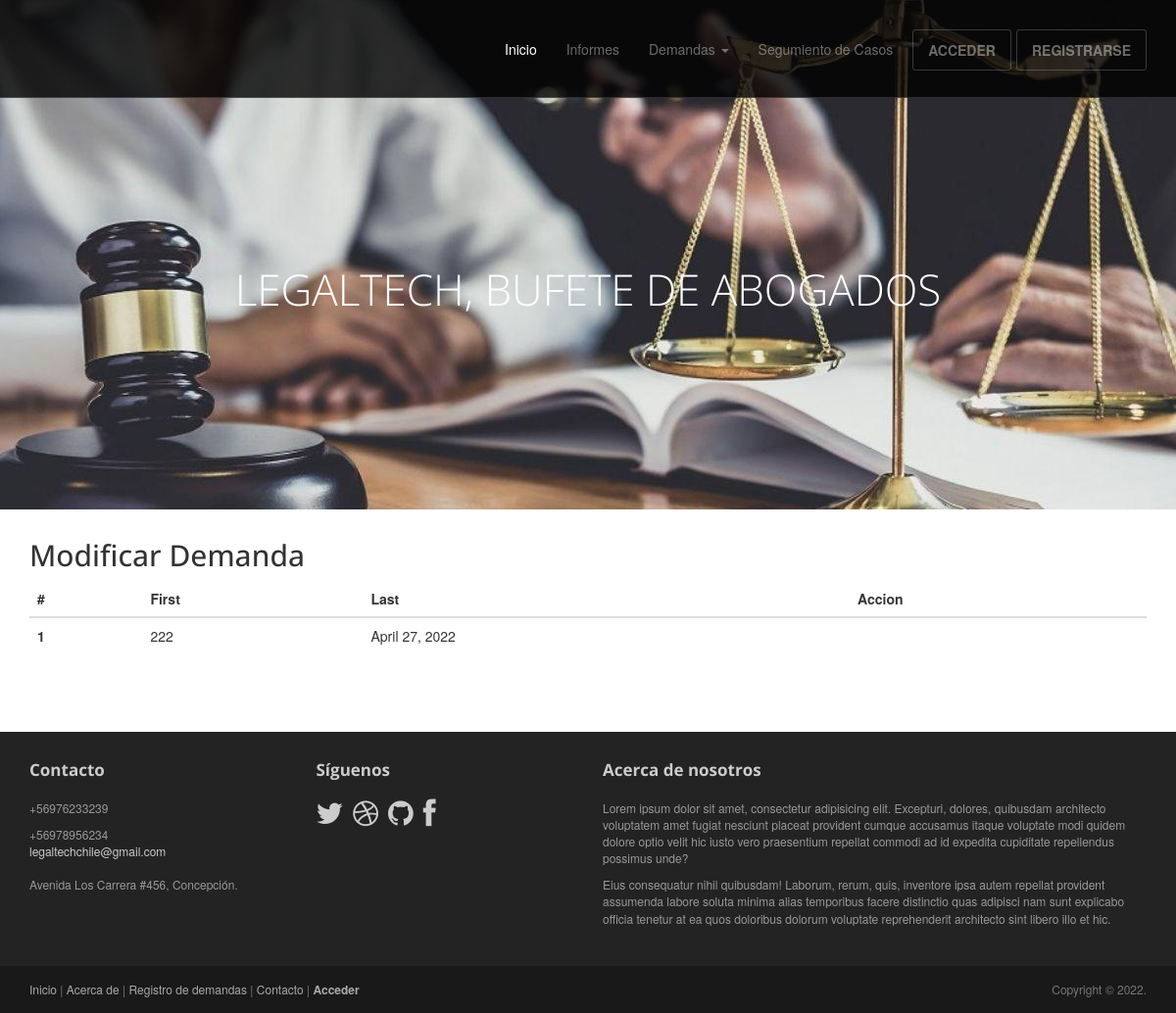
Page /crud/ on the earlier database version.
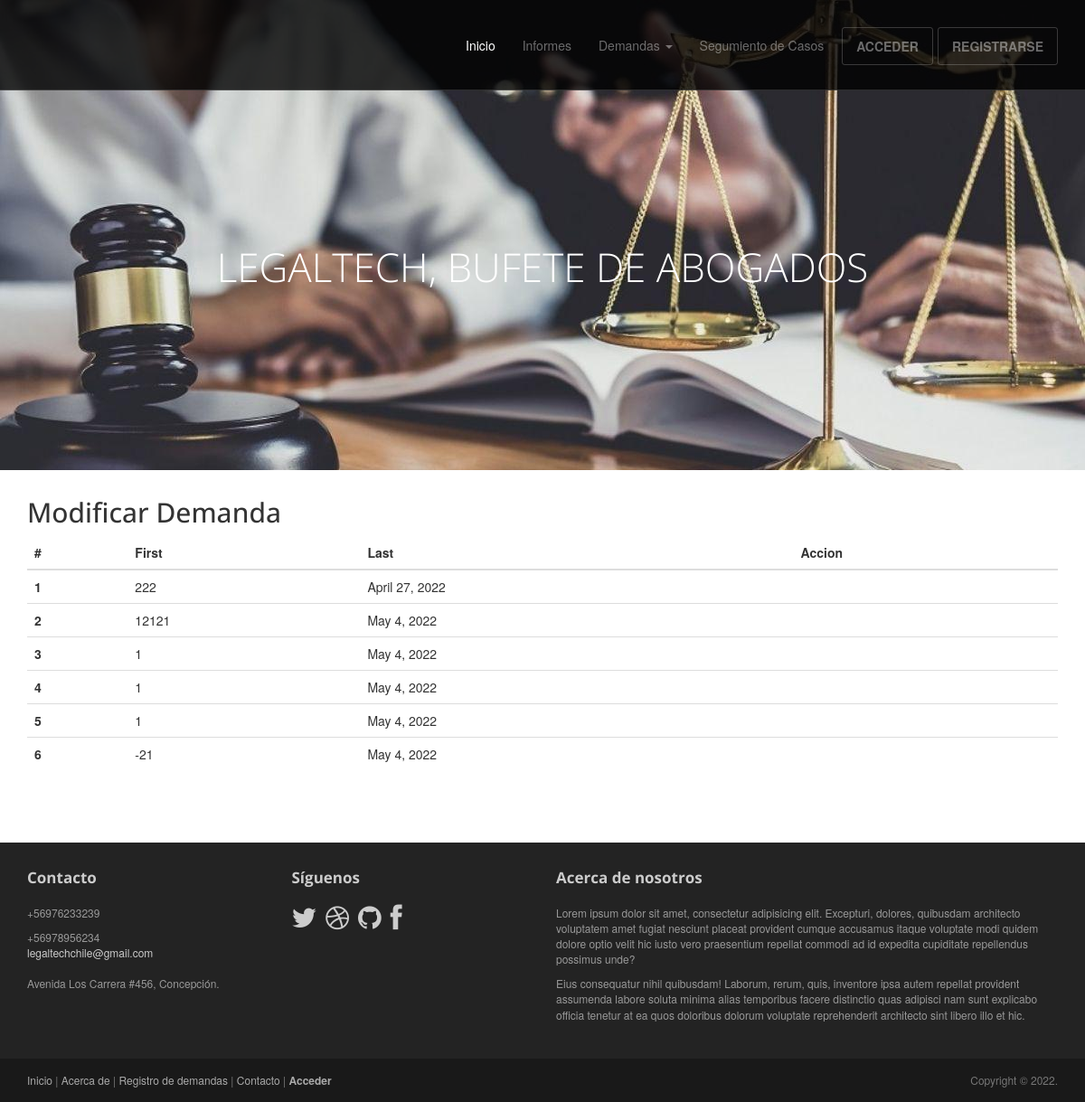
Same page on the later database version.
### applegal/models.py (models this page shows, shortened)
class Demanda(models.Model):
    id_demanda = models.IntegerField()
    author = models.ForeignKey(settings.AUTH_USER_MODEL, on_delete=models.CASCADE)
    fecha = models.DateField(default=timezone.now)
    hora = models.TimeField(default=timezone.now)
    detalle = models.TextField()
    tipodemanda = models.ForeignKey(Tipodemanda, on_delete=models.CASCADE,blank=True,null=True)
    rut1 = models.IntegerField(null=True,blank=True)
    dv1 = models.CharField(max_length=2,null=True,blank=True,default='')
    nombre1 = models.CharField(max_length=25,null=True,blank=True,default='')
    apellido1 = models.CharField(max_length=25,null=True,blank=True,default='')
    telefono1 = models.IntegerField(null=True,blank=True)
    comuna1 = models.ForeignKey(Comuna,related_name='comuna1',on_delete=models.CASCADE,null=True,blank=True)
    rut2 = models.IntegerField(null=True,blank=True)
    dv2 = models.CharField(max_length=2,null=True,blank=True,default='')
    nombre2 = models.CharField(max_length=30,null=True,blank=True,default='')
    apellido2 = models.CharField(max_length=25,null=True,blank=True,default='')
    telefono2 = models.IntegerField(null=True,blank=True)
    comuna2 = models.ForeignKey(Comuna,related_name='comuna2',on_delete=models.CASCADE,null=True,blank=True)

### applegal/views.py (the view)
# urls.py: path('crud/',views.crud, name='crud'),
def crud(request):
    demanda = Demanda.objects.all()
    contexto={
        'demanda':demanda,
    }
    return render(request,'applegal/crud.html',contexto)

### applegal/templates/applegal/crud.html
{% extends 'applegal/base.html' %}
{% block content %}
<header id="head">
    <div class="container">
        <div class="row">
            <h1 class="lead">LEGALTECH, BUFETE DE ABOGADOS</h1>
        </div>
    </div>
</header>
<div class="container">
	<h2>Modificar Demanda</h2>
	<table class="table table-dark">
		<thead>
		  <tr>
			<th scope="col">#</th>
			<th scope="col">First</th>
			<th scope="col">Last</th>
			<th scope="col">Accion</th>
		  </tr>
		</thead>
		<tbody>
			{% for d in demanda %}
		  <tr>
			<th scope="row">{{d.id}}</th>
			<td>{{d.id_demanda}}</td>
			<td>{{d.fecha}}</td>
			<td>
		  </tr>
		  {% endfor %}
		</tbody>
	  </table>
</div>
{% endblock %}

### applegal/templates/applegal/base.html (shortened to what this page needs)
<!DOCTYPE html>
{% load static %}
<html lang="en">
<head>
	<link rel="stylesheet" href="{% static 'assets/css/bootstrap.min.css' %}">
	<link rel="stylesheet" href="{% static 'assets/css/font-awesome.min.css' %}">
	<link rel="stylesheet" href="{% static 'assets/css/bootstrap-theme.css' %}" media="screen" >
	<link rel="stylesheet" href="{% static 'assets/css/main.css' %}">
    <link rel="stylesheet" href="{% static 'assets/css/Demandas.css' %}">
</head>
<body class="home">
	<div class="navbar navbar-inverse navbar-fixed-top headroom" >
		<div class="container">
			<div class="navbar-collapse collapse">
				<ul class="nav navbar-nav pull-right">
					<li class="active"><a href="{% url 'index' %}">Inicio</a></li>
					<li><a href="{% url 'about' %}">Informes</a></li>
					<li class="dropdown">
						<a  class="dropdown-toggle" data-toggle="dropdown">Demandas <b class="caret"></b></a>
					</li>
					<li><a href="{% url 'contact' %}">Segumiento de Casos</a></li>
                    {% if user.is_authenticated %}
					<li><a class="btn" >Bienvenido {{request.user}}!</a></li>
					<li><a class="btn" href="{% url 'logout' %}">Salir</a></li>
					{% else %}
					<li><a class="btn" href="{% url 'login' %}">ACCEDER</a></li>
                    <li><a class="btn" href="{% url 'register' %}">REGISTRARSE</a></li>
                    {% endif %}
				</ul>
			</div>
		</div>
	</div>
{% block content %}
{% endblock content %}
	<footer id="footer" class="top-space">
		<div class="footer1">
			<div class="container">
				<div class="row">
					<div class="col-md-3 widget">
						<h3 class="widget-title">Contacto</h3>
						<div class="widget-body">
							<p>+56976233239
						    <p>+56978956234
								<br>
							<a href="mailto:#">legaltechchile@gmail.com</a><br>
								<br>
								Avenida Los Carrera #456, Concepción.
							</p>
						</div>
					</div>
					<div class="col-md-3 widget">
						<h3 class="widget-title">Síguenos</h3>
						<div class="widget-body">
							<p class="follow-me-icons">
								<a href=""><i class="fa fa-twitter fa-2"></i></a>
								<a href=""><i class="fa fa-dribbble fa-2"></i></a>
								<a href=""><i class="fa fa-github fa-2"></i></a>
								<a href=""><i class="fa fa-facebook fa-2"></i></a>
							</p>
						</div>
					</div>
					<div class="col-md-6 widget">
						<h3 class="widget-title">Acerca de nosotros</h3>
						<div class="widget-body">
							<p>Lorem ipsum dolor sit amet, consectetur adipisicing elit. Excepturi, dolores, quibusdam architecto voluptatem amet fugiat nesciunt placeat provident cumque accusamus itaque voluptate modi quidem dolore optio velit hic iusto vero praesentium repellat commodi ad id expedita cupiditate repellendus possimus unde?</p>
							<p>Eius consequatur nihil quibusdam! Laborum, rerum, quis, inventore ipsa autem repellat provident assumenda labore soluta minima alias temporibus facere distinctio quas adipisci nam sunt explicabo officia tenetur at ea quos doloribus dolorum voluptate reprehenderit architecto sint libero illo et hic.</p>
						</div>
					</div>
				</div>
			</div>
		</div>
		<div class="footer2">
			<div class="container">
				<div class="row">
					<div class="col-md-6 widget">
						<div class="widget-body">
							<p class="simplenav">
								<a href="#">Inicio</a> |
								<a href="about.html">Acerca de</a> |
								<a href="sidebar-right.html">Registro de demandas</a> |
								<a href="contact.html">Contacto</a> |
								<b><a href="signup.html">Acceder</a></b>
							</p>
						</div>
					</div>
					<div class="col-md-6 widget">
						<div class="widget-body">
							<p class="text-right">
								Copyright &copy; 2022.
							</p>
						</div>
					</div>
				</div>
			</div>
		</div>
	</footer>
</body>
</html>

### applegal/static/assets/css/main.css (style rules this page uses)
#head { background:#181015 url( ../images/bg_header.jpg) no-repeat; background-size: cover; min-height:520px; text-align: center; padding-top:240px; color:white; font-family:"Open sans", Helvetica, Arial; font-weight:300; }
#head .lead { font-family:"Open sans", Helvetica, Arial; font-size:44px; margin-bottom:6px; color:white; line-height:1.15em; }
.headroom { -webkit-transition: all 0.4s ease-out; -moz-transition: all 0.4s ease-out; -o-transition: all 0.4s ease-out; transition: all 0.4s ease-out; }
h1, h2, h3, h4, h5, h6 { font-family:"Open sans", Helvetica, Arial; }
h1, .h1, h2, .h2, h3, .h3 { margin-top:30px; }
.top-space { margin-top: 60px; }
.footer1 { background: #232323; padding: 30px 0 0 0; font-size: 12px; color: #999; }
.footer1 a { color: #ccc; }
.footer1 .widget { margin-bottom:30px; }
.footer1 .widget-title { font-size: 17px; font-weight: bold; color: #ccc; margin: 0 0 20px; }
.follow-me-icons { font-size:30px; }
.follow-me-icons i { float:left; margin:0 10px 0 0; }
.footer2 { background: #191919; padding: 15px 0; color: #777; font-size: 12px; }
.footer2 a { color: #aaa; }
.footer2 p { margin: 0; }

### applegal/static/assets/css/Demandas.css (style rules this page uses)
h3 { margin-left: 20px; }

Differences in the rows shown:
added Demanda: id "2", id_demanda "12121", fecha "May 4, 2022"
added Demanda: id "3", id_demanda "1", fecha "May 4, 2022"
added Demanda: id "4", id_demanda "1", fecha "May 4, 2022"
added Demanda: id "5", id_demanda "1", fecha "May 4, 2022"
added Demanda: id "6", id_demanda "-21", fecha "May 4, 2022"
